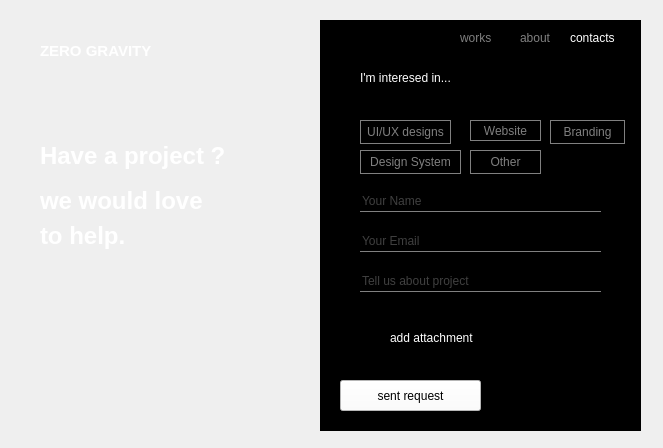
<?xml version="1.0" encoding="UTF-8"?>
<ui version="4.0">
 <class>Form</class>
 <widget class="QWidget" name="Form">
  <property name="geometry">
   <rect>
    <x>0</x>
    <y>0</y>
    <width>663</width>
    <height>448</height>
   </rect>
  </property>
  <property name="windowTitle">
   <string>Form</string>
  </property>
  <widget class="QLabel" name="label">
   <property name="geometry">
    <rect>
     <x>-10</x>
     <y>-30</y>
     <width>681</width>
     <height>481</height>
    </rect>
   </property>
   <property name="font">
    <font>
     <pointsize>14</pointsize>
     <bold>true</bold>
    </font>
   </property>
   <property name="text">
    <string/>
   </property>
   <property name="pixmap">
    <pixmap>main-img.jpg</pixmap>
   </property>
   <property name="scaledContents">
    <bool>true</bool>
   </property>
  </widget>
  <widget class="QLabel" name="label_3">
   <property name="geometry">
    <rect>
     <x>40</x>
     <y>40</y>
     <width>111</width>
     <height>21</height>
    </rect>
   </property>
   <property name="font">
    <font>
     <pointsize>11</pointsize>
     <bold>true</bold>
    </font>
   </property>
   <property name="styleSheet">
    <string notr="true">color:white</string>
   </property>
   <property name="text">
    <string>ZERO GRAVITY</string>
   </property>
  </widget>
  <widget class="QFrame" name="frame">
   <property name="geometry">
    <rect>
     <x>320</x>
     <y>20</y>
     <width>321</width>
     <height>411</height>
    </rect>
   </property>
   <property name="styleSheet">
    <string notr="true">background-color:b</string>
   </property>
   <property name="frameShape">
    <enum>QFrame::StyledPanel</enum>
   </property>
   <property name="frameShadow">
    <enum>QFrame::Raised</enum>
   </property>
   <widget class="QPushButton" name="pushButton">
    <property name="geometry">
     <rect>
      <x>40</x>
      <y>100</y>
      <width>91</width>
      <height>24</height>
     </rect>
    </property>
    <property name="styleSheet">
     <string notr="true">color:grey;border:1px solid grey</string>
    </property>
    <property name="text">
     <string>UI/UX designs</string>
    </property>
   </widget>
   <widget class="QPushButton" name="pushButton_2">
    <property name="geometry">
     <rect>
      <x>230</x>
      <y>100</y>
      <width>75</width>
      <height>24</height>
     </rect>
    </property>
    <property name="styleSheet">
     <string notr="true">color:grey;border:1px solid grey</string>
    </property>
    <property name="text">
     <string>Branding</string>
    </property>
   </widget>
   <widget class="QPushButton" name="pushButton_3">
    <property name="geometry">
     <rect>
      <x>40</x>
      <y>130</y>
      <width>101</width>
      <height>24</height>
     </rect>
    </property>
    <property name="styleSheet">
     <string notr="true">color:grey;border:1px solid grey</string>
    </property>
    <property name="text">
     <string>Design System</string>
    </property>
   </widget>
   <widget class="QPushButton" name="pushButton_4">
    <property name="geometry">
     <rect>
      <x>150</x>
      <y>100</y>
      <width>71</width>
      <height>21</height>
     </rect>
    </property>
    <property name="styleSheet">
     <string notr="true">color:grey;border:1px solid grey</string>
    </property>
    <property name="text">
     <string>Website</string>
    </property>
   </widget>
   <widget class="QPushButton" name="pushButton_5">
    <property name="geometry">
     <rect>
      <x>150</x>
      <y>130</y>
      <width>71</width>
      <height>24</height>
     </rect>
    </property>
    <property name="styleSheet">
     <string notr="true">color:grey;border:1px solid grey</string>
    </property>
    <property name="text">
     <string>Other</string>
    </property>
   </widget>
   <widget class="QLabel" name="label_2">
    <property name="geometry">
     <rect>
      <x>40</x>
      <y>50</y>
      <width>101</width>
      <height>16</height>
     </rect>
    </property>
    <property name="styleSheet">
     <string notr="true">color:white</string>
    </property>
    <property name="text">
     <string>I'm interesed in...</string>
    </property>
   </widget>
   <widget class="QLabel" name="label_4">
    <property name="geometry">
     <rect>
      <x>140</x>
      <y>10</y>
      <width>49</width>
      <height>16</height>
     </rect>
    </property>
    <property name="styleSheet">
     <string notr="true">color:grey</string>
    </property>
    <property name="text">
     <string>works</string>
    </property>
   </widget>
   <widget class="QLabel" name="label_6">
    <property name="geometry">
     <rect>
      <x>200</x>
      <y>10</y>
      <width>49</width>
      <height>16</height>
     </rect>
    </property>
    <property name="styleSheet">
     <string notr="true">color:grey</string>
    </property>
    <property name="text">
     <string>about</string>
    </property>
   </widget>
   <widget class="QLabel" name="label_5">
    <property name="geometry">
     <rect>
      <x>250</x>
      <y>10</y>
      <width>49</width>
      <height>16</height>
     </rect>
    </property>
    <property name="styleSheet">
     <string notr="true">color:white</string>
    </property>
    <property name="text">
     <string>contacts</string>
    </property>
   </widget>
   <widget class="QLineEdit" name="lineEdit">
    <property name="geometry">
     <rect>
      <x>40</x>
      <y>170</y>
      <width>241</width>
      <height>22</height>
     </rect>
    </property>
    <property name="styleSheet">
     <string notr="true">border:0px solid;border-bottom:1px solid grey;color:grey</string>
    </property>
    <property name="placeholderText">
     <string>Your Name</string>
    </property>
   </widget>
   <widget class="QLineEdit" name="lineEdit_2">
    <property name="geometry">
     <rect>
      <x>40</x>
      <y>210</y>
      <width>241</width>
      <height>22</height>
     </rect>
    </property>
    <property name="styleSheet">
     <string notr="true">border:0px solid;border-bottom:1px solid grey;color:grey;</string>
    </property>
    <property name="placeholderText">
     <string>Your Email</string>
    </property>
   </widget>
   <widget class="QLineEdit" name="lineEdit_3">
    <property name="geometry">
     <rect>
      <x>40</x>
      <y>250</y>
      <width>241</width>
      <height>22</height>
     </rect>
    </property>
    <property name="styleSheet">
     <string notr="true">border:0px solid;border-bottom:1px solid grey;color:grey;</string>
    </property>
    <property name="placeholderText">
     <string>Tell us about project</string>
    </property>
   </widget>
   <widget class="QLabel" name="label_7">
    <property name="geometry">
     <rect>
      <x>70</x>
      <y>310</y>
      <width>91</width>
      <height>16</height>
     </rect>
    </property>
    <property name="styleSheet">
     <string notr="true">color:white</string>
    </property>
    <property name="text">
     <string>add attachment</string>
    </property>
   </widget>
   <widget class="QPushButton" name="pushButton_6">
    <property name="geometry">
     <rect>
      <x>20</x>
      <y>360</y>
      <width>141</width>
      <height>31</height>
     </rect>
    </property>
    <property name="styleSheet">
     <string notr="true">background-color:white</string>
    </property>
    <property name="text">
     <string>sent request</string>
    </property>
   </widget>
   <widget class="QLabel" name="label_8">
    <property name="geometry">
     <rect>
      <x>40</x>
      <y>310</y>
      <width>21</width>
      <height>16</height>
     </rect>
    </property>
    <property name="styleSheet">
     <string notr="true"/>
    </property>
    <property name="text">
     <string/>
    </property>
    <property name="pixmap">
     <pixmap>crayon (2).png</pixmap>
    </property>
    <property name="scaledContents">
     <bool>true</bool>
    </property>
   </widget>
  </widget>
  <widget class="QLabel" name="label_10">
   <property name="geometry">
    <rect>
     <x>40</x>
     <y>140</y>
     <width>191</width>
     <height>31</height>
    </rect>
   </property>
   <property name="font">
    <font>
     <pointsize>18</pointsize>
     <bold>true</bold>
    </font>
   </property>
   <property name="styleSheet">
    <string notr="true">color:white</string>
   </property>
   <property name="text">
    <string>Have a project ?</string>
   </property>
  </widget>
  <widget class="QLabel" name="label_11">
   <property name="geometry">
    <rect>
     <x>40</x>
     <y>190</y>
     <width>171</width>
     <height>21</height>
    </rect>
   </property>
   <property name="font">
    <font>
     <pointsize>18</pointsize>
     <bold>true</bold>
    </font>
   </property>
   <property name="styleSheet">
    <string notr="true">color:white</string>
   </property>
   <property name="text">
    <string>we would love</string>
   </property>
  </widget>
  <widget class="QLabel" name="label_12">
   <property name="geometry">
    <rect>
     <x>40</x>
     <y>220</y>
     <width>151</width>
     <height>31</height>
    </rect>
   </property>
   <property name="font">
    <font>
     <pointsize>18</pointsize>
     <bold>true</bold>
    </font>
   </property>
   <property name="styleSheet">
    <string notr="true">color:white</string>
   </property>
   <property name="text">
    <string>to help.</string>
   </property>
  </widget>
 </widget>
 <resources/>
 <connections/>
</ui>
